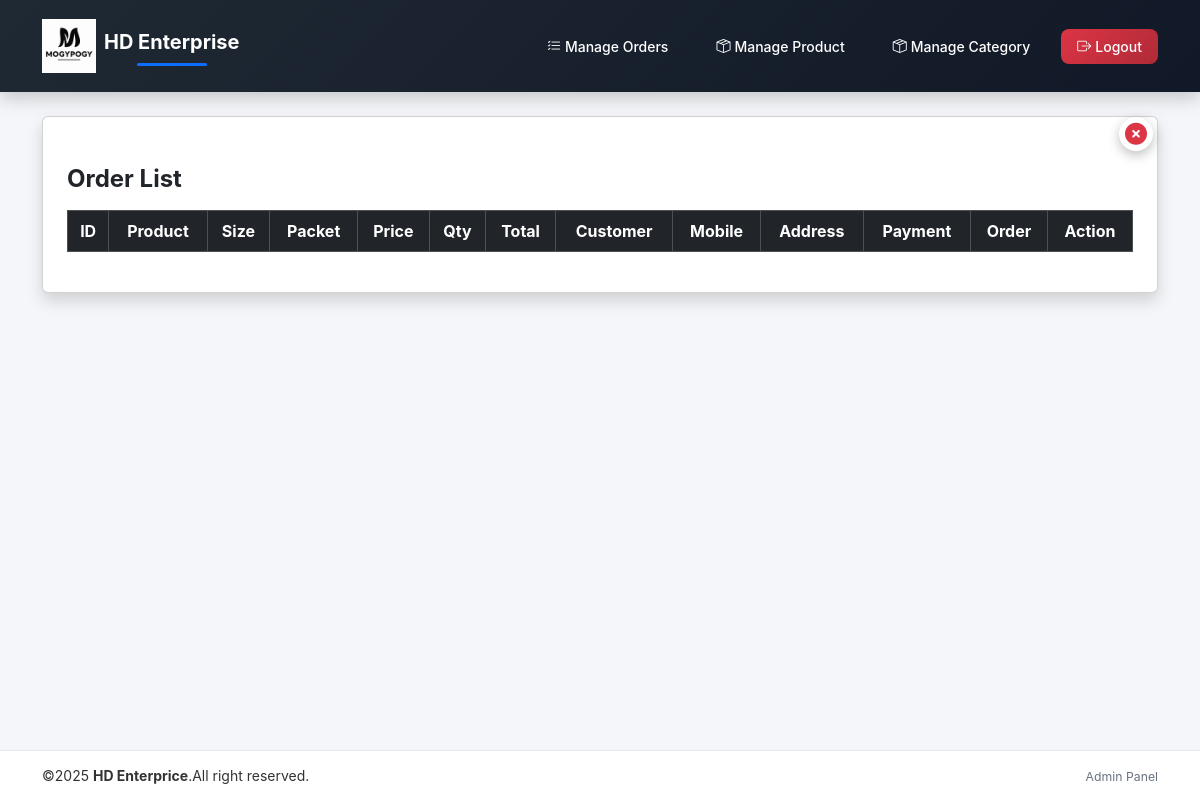
/admin/order.php, run on an earlier commit of the app's database.
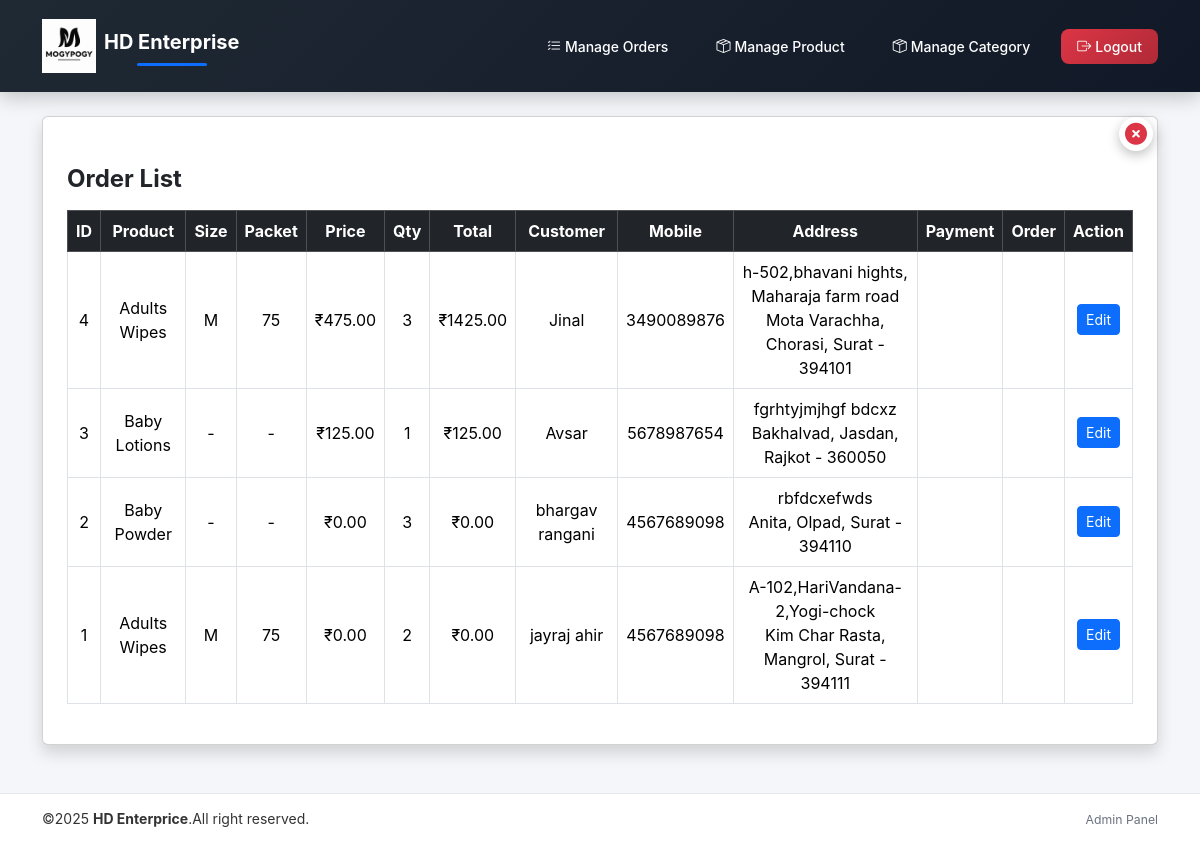
And on a later commit of the database.
### tables this page shows
CREATE TABLE `orders` (
  `order_id` int(11) NOT NULL,
  `product_id` int(11) NOT NULL,
  `customer_name` varchar(100) DEFAULT NULL,
  `mobile` varchar(10) DEFAULT NULL,
  `address` text DEFAULT NULL,
  `pincode` varchar(6) DEFAULT NULL,
  `city` varchar(50) NOT NULL,
  `quantity` int(11) DEFAULT NULL,
  `price` decimal(10,2) DEFAULT NULL,
  `total_amount` decimal(10,2) DEFAULT NULL,
  `payment_status` varchar(20) DEFAULT '''Pending''',
  `order_status` enum('placed','cancelled') DEFAULT NULL,
  `created_at` timestamp NOT NULL DEFAULT current_timestamp()
);

CREATE TABLE `products` (
  `product_id` int(11) NOT NULL,
  `name` varchar(100) DEFAULT NULL,
  `category_id` int(50) DEFAULT NULL,
  `size` enum('NB','S','M','L','XL','XXL','XXXL') DEFAULT NULL,
  `price` int(11) DEFAULT NULL,
  `packet_pieces` int(11) DEFAULT 75,
  `stock` int(11) DEFAULT NULL,
  `image` varchar(255) DEFAULT NULL,
  `status` enum('In Stock','Out Of Stock') DEFAULT 'In Stock'
);

### admin/order.php (the view, shortened to what the changed rows need)
<?php
include("header.php");
?>
<!DOCTYPE html>
<html lang="en">
<head>
    <link href="https://cdn.jsdelivr.net/npm/bootstrap@5.3.2/dist/css/bootstrap.min.css" rel="stylesheet">
    <link rel="stylesheet" href="https://cdn.jsdelivr.net/npm/bootstrap-icons@1.11.3/font/bootstrap-icons.css">
    <link rel="stylesheet" href="../assets/css/adminStyle.css">
    <link rel="stylesheet" href="https://cdnjs.cloudflare.com/ajax/libs/font-awesome/6.5.1/css/all.min.css">
</head>
<body>
    <div class="container mt-4 mb-5">
        <div class="card p-4 shadow position-relative">
            <?php
            $sql = mysqli_query(
                $con,
                "SELECT o.*, p.name, p.size, p.packet_pieces
             FROM orders o
             INNER JOIN products p ON o.product_id = p.product_id
             ORDER BY o.order_id DESC"
            );
            ?>
            <div class="table-responsive d-none d-md-block">
                <table class="table table-bordered align-middle text-center">
                    <thead class="table-dark">
                        <tr>
                            <th>ID</th>
                            <th>Product</th>
                            <th>Size</th>
                            <th>Packet</th>
                            <th>Price</th>
                            <th>Qty</th>
                            <th>Total</th>
                            <th>Customer</th>
                            <th>Mobile</th>
                            <th>Address</th>
                            <th>Payment</th>
                            <th>Order</th>
                            <th>Action</th>
                        </tr>
                    </thead>
                    <tbody>
                        <?php while ($row = mysqli_fetch_assoc($sql)) { ?>
                            <tr>
                                <td><?= $row['order_id']; ?></td>
                                <td><?= $row['name']; ?></td>
                                <td><?= $row['size'] ?: '-'; ?></td>
                                <td><?= $row['packet_pieces'] ?: '-'; ?></td>
                                <td>₹<?= $row['price']; ?></td>
                                <td><?= $row['quantity']; ?></td>
                                <td>₹<?= $row['total_amount']; ?></td>
                                <td><?= $row['customer_name']; ?></td>
                                <td><?= $row['mobile']; ?></td>
                                <td>
                                    <?= $row['address']; ?><br>
                                    <?= $row['city']; ?> - <?= $row['pincode']; ?>
                                </td>
                                <td>
                                    <?php
                                        $paymentClass = 'bg-success';
                                        if($row['payment_status'] == 'Done'){
                                            $paymentClass = 'bg-secondary';
                                        } else if($row['payment_status'] == 'Pending'){
                                            $paymentClass = 'bg-warning text-dark';
                                        } else {
                                            $paymentClass = 'bg-none';
                                        }
                                    ?>
                                    <span class="badge <?php echo $paymentClass; ?>">
                                    </span>
                                </td>
                                <td>
                                    <?php
                                        $orderClass = 'bg-secondary';
                                    if ($row['order_status'] == 'Placed') {
                                        $orderClass = 'bg-success';
                                    } else if ($row['order_status'] == 'In Progress') {
                                        $orderClass = 'bg-warning text-dark';
                                    } else if ($row['order_status'] == 'Cancelled') {
                                        $orderClass = 'bg-danger';
                                    } else {
                                        $orderClass = 'bg-none';
                                    }
                                    ?>
                                    <span class="badge <?php echo $orderClass; ?>">
                                    </span>
                                </td>
                                <td>
                                    <a href="editOrder.php?orderId=<?= $row['order_id']; ?>" class="btn btn-primary btn-sm">
                                        Edit
                                    </a>
                                </td>
                            </tr>
                        <?php } ?>
                    </tbody>
                </table>
            </div>
        </div>
    </div>
</body>
</html>
<?php include("footer.php"); ?>

What changed in the data, as far as the page shows it:
added orders: order_id "4", product.name "Adults Wipes", product.size "M", product.packet_pieces "75", price "475.00", quantity "3", total_amount "1425.00", customer_name "Jinal", mobile "3490089876", address "h-502,bhavani hights, Maharaja farm road", city "Mota Varachha, Chorasi, Surat", pincode "394101"
added orders: order_id "3", product.name "Baby Lotions", product.size "-", product.packet_pieces "-", price "125.00", quantity "1", total_amount "125.00", customer_name "Avsar", mobile "5678987654", address "fgrhtyjmjhgf bdcxz", city "Bakhalvad, Jasdan, Rajkot", pincode "360050"
added orders: order_id "2", product.name "Baby Powder", product.size "-", product.packet_pieces "-", price "0.00", quantity "3", total_amount "0.00", customer_name "bhargav rangani", mobile "4567689098", address "rbfdcxefwds", city "Anita, Olpad, Surat", pincode "394110"
added orders: order_id "1", product.name "Adults Wipes", product.size "M", product.packet_pieces "75", price "0.00", quantity "2", total_amount "0.00", customer_name "jayraj ahir", mobile "4567689098", address "A-102,HariVandana-2,Yogi-chock", city "Kim Char Rasta, Mangrol, Surat", pincode "394111"
